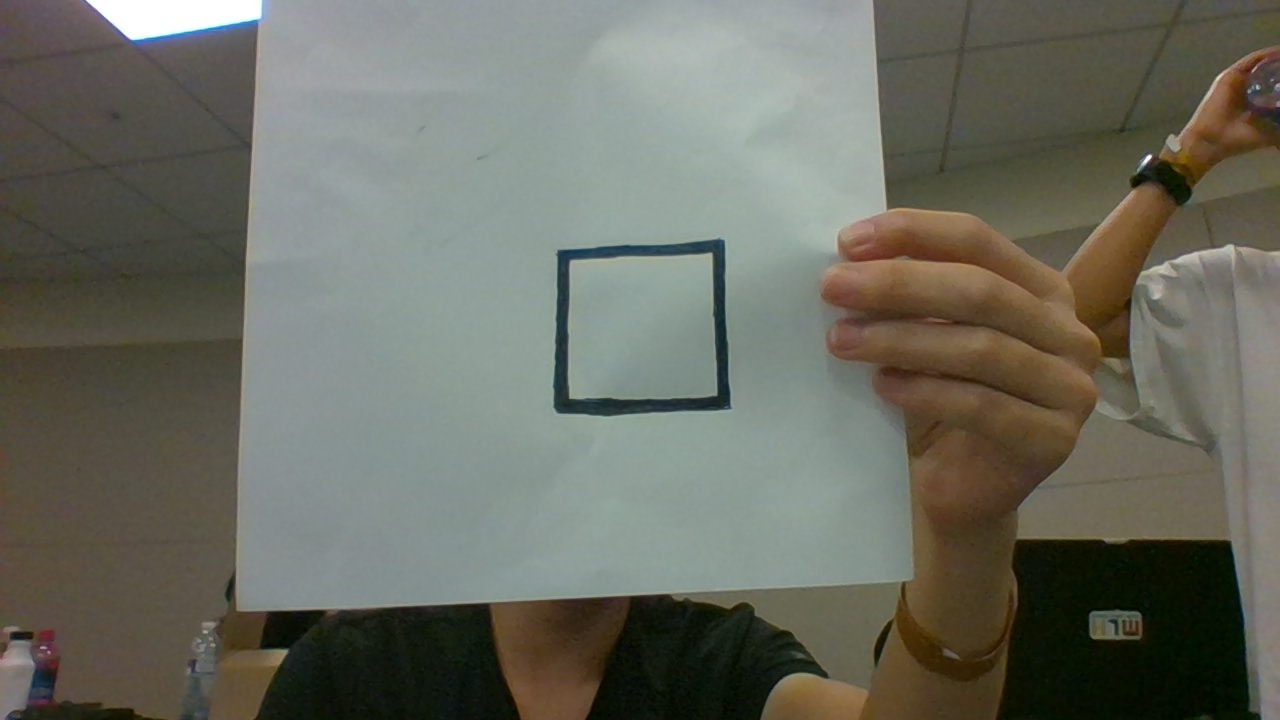
#> input picture HackUMBC2016/images/box.jpg, 1280 x 720 px
$ python distance_updated.py   (older library calls are emulated)
#> lines starting #> are read from the running program, lines starting #| are printed output that depends on the picture; after the words box and inside, x2 and y2 are one past the last pixel; in counts of white or black regions, pixels touching at a corner belong together
#> further down, image is the input picture: shape (720, 1280, 3); mean B, G, R 96.5, 107, 105.9
#special thanks to http://www.pyimagesearch.com/2015/01/19/find-distance-camera-objectmarker-using-python-opencv/

# This is for christian, who's environment is fked
import sys
sys.path.append('/usr/local/lib/python2.7/site-packages')

# import the necessary packages
import numpy as np
import cv2

def fill_contour(image):

    # Copy the thresholded image.
    im_floodfill = image.copy()

    # Mask used to flood filling.
    # Notice the size needs to be 2 pixels than the image.
    h, w = im_floodfill.shape[:2]
    mask = np.zeros((h+2, w+2), np.uint8)

    # Floodfill from point (0, 0)
    cv2.floodFill(im_floodfill, mask, (0,0), 255);

    # Invert floodfilled image
    im_floodfill_inv = cv2.bitwise_not(im_floodfill)

    # Combine the two images to get the foreground.
    im_out = image | im_floodfill_inv

    return im_out

def find_marker(image):
    # convert the image to grayscale, blur it, and detect edges

    # gray = cv2.cvtColor(image, cv2.COLOR_BGR2GRAY)

    gray = cv2.GaussianBlur(image, (5, 5), 0)
    edged = cv2.Canny(gray, 35, 125)
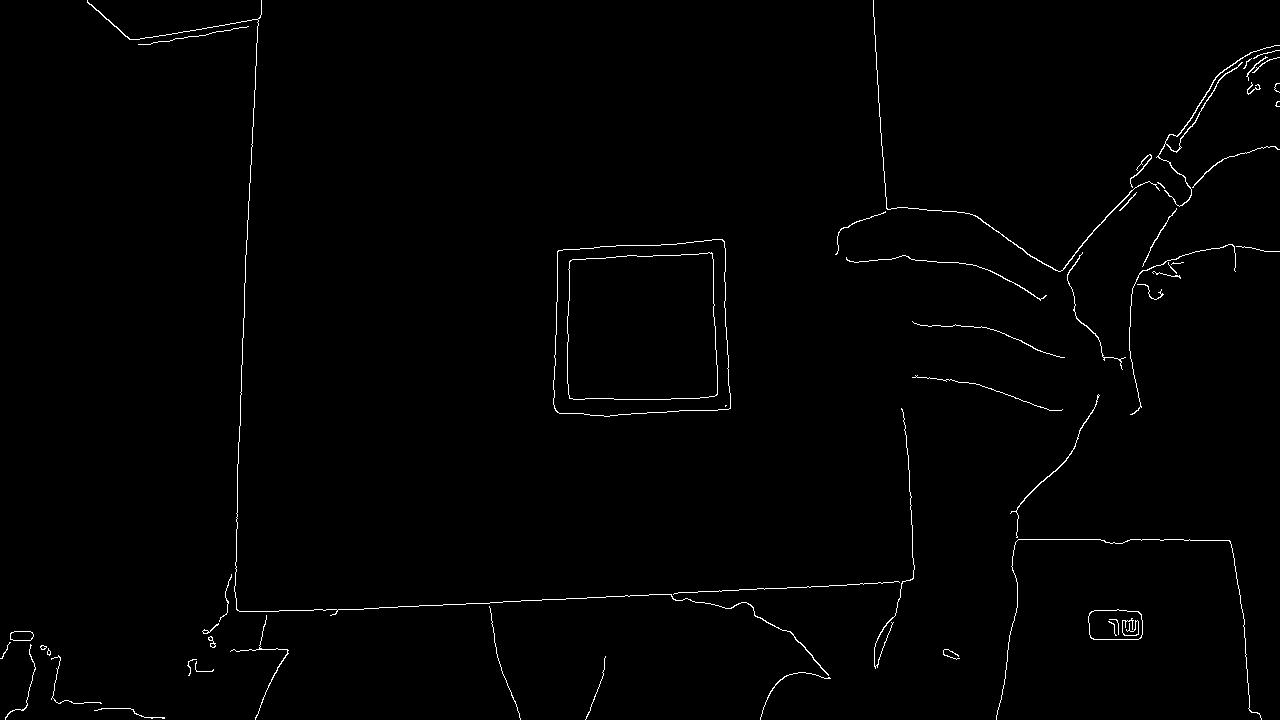
#> edged: shape (720, 1280); 0.94% white in thin lines or dots
    cv2.imshow("image1", edged)


    # find the contours in the edged image and keep the largest one;
    # we'll assume that this is our piece of paper in the image
    (cnts, _) = cv2.findContours(edged.copy(), cv2.RETR_LIST, cv2.CHAIN_APPROX_SIMPLE)
#> cnts = 66 contours, 44 with area under 20; largest, box (x1, y1, x2, y2) and area: (553, 239, 731, 417) 28631, (553, 239, 731, 417) 28623, (567, 252, 718, 400) 20894, (567, 252, 718, 400) 20888, (1088, 609, 1143, 640) 1496
    c = max(cnts, key = cv2.contourArea)
#> c = contour of 96 points, box (x1, y1, x2, y2) (553, 239, 731, 417), area 28631

    # compute the bounding box of the of the paper region and return it
    return cv2.minAreaRect(c)

def distance_to_camera(knownWidth, focalLength, perWidth):
    # compute and return the distance from the maker to the camera
    return (knownWidth * focalLength) / perWidth

# initialize the known distance from the camera to the object, which
# in this case is 24 inches
KNOWN_DISTANCE = 12.0

# initialize the known object width, which in this case, the piece of
# paper is 11 inches wide
KNOWN_WIDTH = 2.0

# initialize the list of images that we'll be using
IMAGE_PATHS = ["images/box.jpg"]
# IMAGE_PATHS = ["images/g1.jpg", "images/g2.jpg", "images/g3.jpg"]

# load the furst image that contains an object that is KNOWN TO BE 2 feet
# from our camera, then find the paper marker in the image, and initialize
# the focal length
image = cv2.imread(IMAGE_PATHS[0])
# [19 lines of commented-out code are left out]

image = cv2.GaussianBlur(image, (5, 5), 0)
#image = cv2.inRange(image, *BINARY_THRESHOLDS)


marker = find_marker(image)
#> marker = ((639.1, 328.2), (177.3, 173.3), -1.97)
focalLength = (marker[1][0] * KNOWN_DISTANCE) / KNOWN_WIDTH
#> focalLength = 1063.6

# loop over the images
for imagePath in IMAGE_PATHS:

    # load the image, find the marker in the image, then compute the
    # distance to the marker from the camera

    image = cv2.imread(imagePath)
    # image = cv2.resize(image, (0,0), fx=0.2, fy=0.2)

    edited = cv2.GaussianBlur(image, (5, 5), 0)

   # edited = cv2.inRange(edited, *BINARY_THRESHOLDS)

    edited_small = cv2.resize(edited, (0,0), fx=0.3, fy=0.3)
    cv2.imshow("canny", edited_small)
    #cv2.waitKey(0)

    marker = find_marker(edited)
    inches = distance_to_camera(KNOWN_WIDTH, focalLength, marker[1][0])
#> inches = 12

    # draw a bounding box around the image and display it
    box = np.int0(cv2.cv.BoxPoints(marker))
#> box = [[553, 417], [547, 244], [724, 238], [730, 411]]
    cv2.drawContours(image, [box], -1, (0, 0, 255), 2)
    cv2.putText(image, "%.2fft" % (inches / 12),
                (image.shape[1] - 200, image.shape[0] - 20), cv2.FONT_HERSHEY_SIMPLEX,
                2.0, (0, 255, 0), 3)
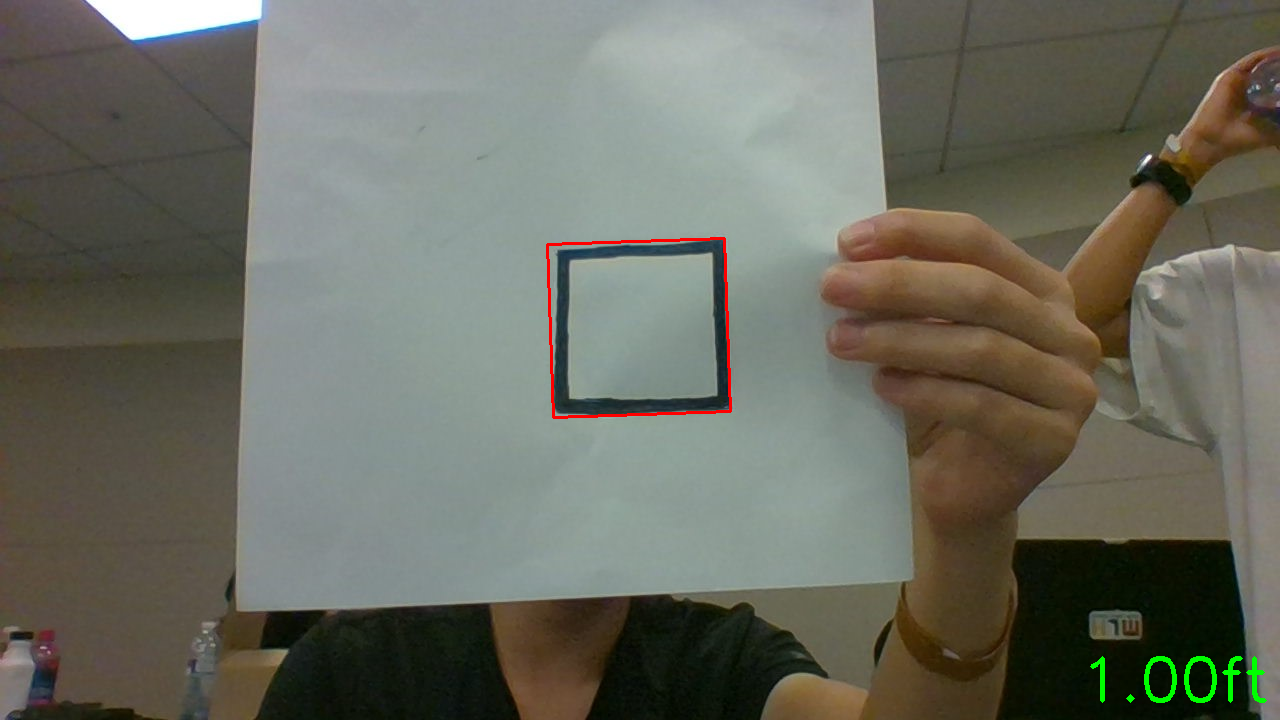
#> image: shape (720, 1280, 3); mean B, G, R 96.2, 107.2, 106.2

    image = cv2.resize(image, (0,0), fx=0.3, fy=0.3)
#> image: shape (216, 384, 3)
    cv2.namedWindow("image", 0)
    cv2.imshow("image", image)
    cv2.resizeWindow("image", 1280, 720)
    cv2.waitKey(0)

$ run again, with HackUMBC2016/images/g2.jpg copied over HackUMBC2016/images/box.jpg
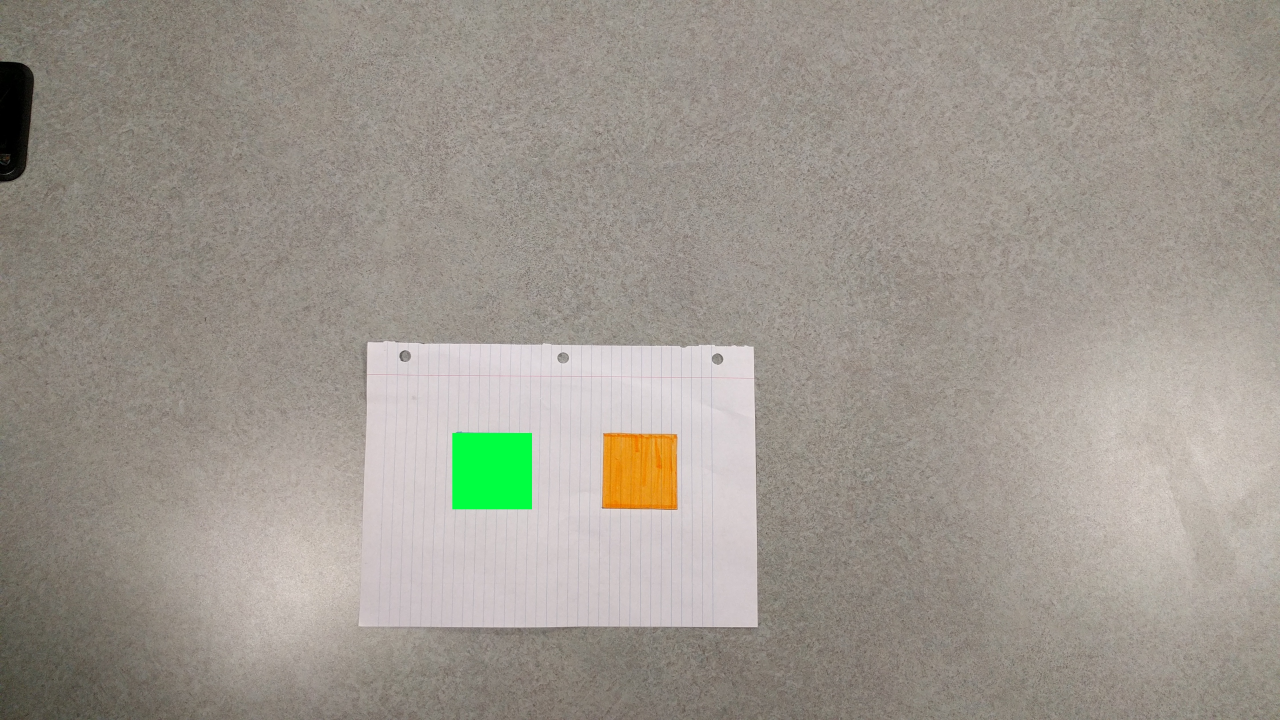
#> input picture HackUMBC2016/images/g2.jpg, 3840 x 2160 px (shown at 1/3 size)
#> image is the input picture: shape (2160, 3840, 3); mean B, G, R 142.9, 152, 158.1
#> in find_marker, `edged = cv2.Canny(gray, 35, 125)`:
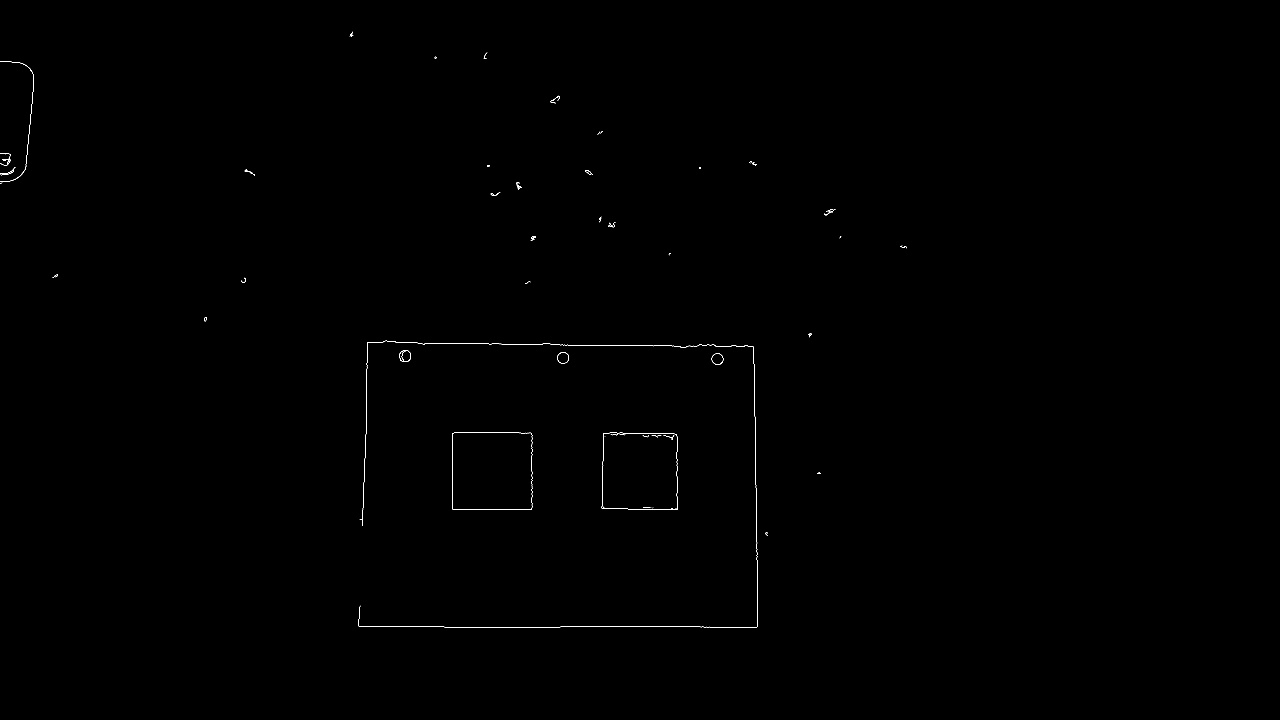
#> edged: shape (2160, 3840) (shown at 1/3 size); 0.1% white in thin lines or dots, all inside (x1, y1, x2, y2) = (0, 95, 2721, 1883)
#> cnts = 69 contours, 46 with area under 20; largest, box (x1, y1, x2, y2) and area: (1356, 1296, 1597, 1529) 54837, (1356, 1296, 1597, 1529) 54835, (1804, 1298, 2033, 1530) 50540, (1805, 1298, 2033, 1530) 50534, (1198, 1050, 1233, 1086) 955
#> c = contour of 225 points, box (x1, y1, x2, y2) (1356, 1296, 1597, 1529), area 54837
#> marker = ((1476, 1412), (232, 240), -90)
#> focalLength = 1392
#> `edited_small = cv2.resize(edited, (0,0), fx=0.3, fy=0.3)`:
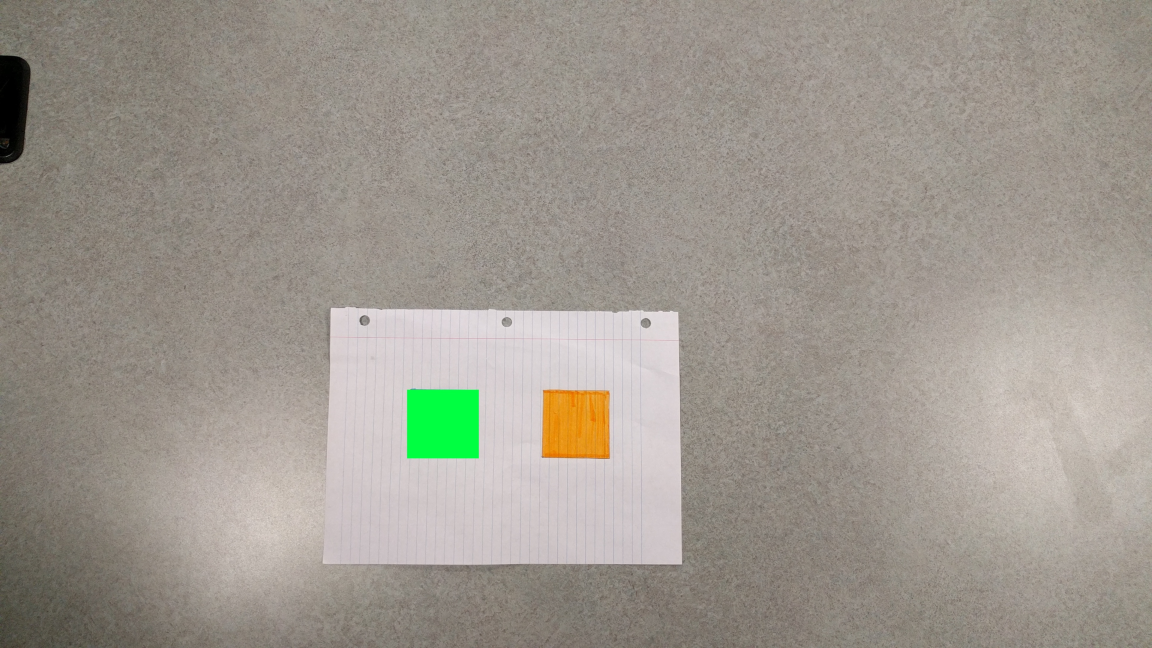
#> edited_small: shape (648, 1152, 3); mean B, G, R 142.9, 151.9, 158
#> inches = 12
#> box = [[1595, 1527], [1355, 1527], [1355, 1295], [1595, 1295]]
